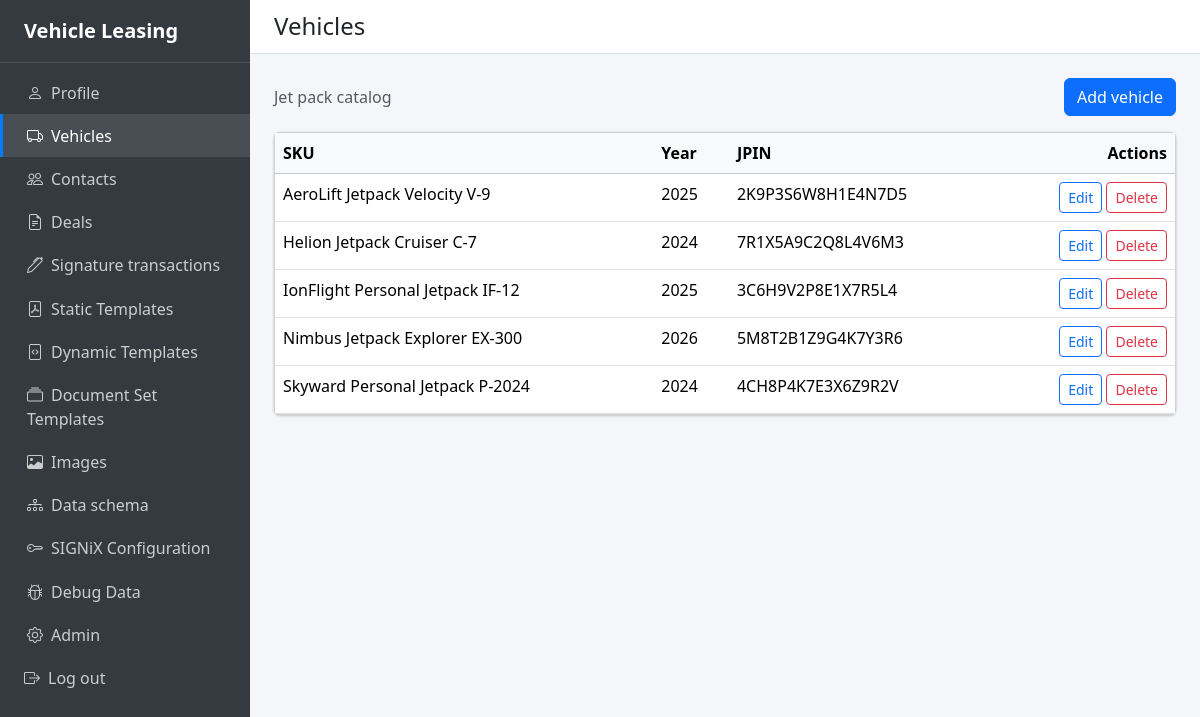
Screenshot of /vehicles/ (signed in) with the database file from the repository.
### apps/vehicles/models.py (models this page shows, shortened)
class Vehicle(models.Model):
    sku = models.CharField(max_length=200)
    year = models.CharField(max_length=10)
    jpin = models.CharField(max_length=50, unique=True)
    class Meta:
        verbose_name = "Vehicle"
        verbose_name_plural = "Vehicles"

### apps/vehicles/views.py (the view)
# urls.py: path("", views.vehicle_list, name="vehicle_list"),
@login_required
def vehicle_list(request):
    vehicles = Vehicle.objects.all().order_by("sku")
    return render(request, "vehicles/vehicle_list.html", {"vehicle_list": vehicles})

### templates/vehicles/vehicle_list.html (shortened to what this page needs)
{% extends "base.html" %}
{% block content_header %}Vehicles{% endblock %}
{% block content %}
<div class="d-flex justify-content-between align-items-center mb-3">
  <span class="text-muted">Jet pack catalog</span>
  <a href="{% url 'vehicles:vehicle_add' %}" class="btn btn-primary">Add vehicle</a>
</div>
<div class="card">
  <div class="card-body p-0">
    <div class="table-responsive">
      <table class="table table-hover mb-0">
        <thead class="table-light">
          <tr>
            <th>SKU</th>
            <th>Year</th>
            <th>JPIN</th>
            <th class="text-end">Actions</th>
          </tr>
        </thead>
        <tbody>
          {% for vehicle in vehicle_list %}
          <tr>
            <td>{{ vehicle.sku }}</td>
            <td>{{ vehicle.year }}</td>
            <td>{{ vehicle.jpin }}</td>
            <td class="text-end">
              <a href="{% url 'vehicles:vehicle_edit' vehicle.pk %}" class="btn btn-sm btn-outline-primary">Edit</a>
              <a href="{% url 'vehicles:vehicle_delete_confirm' vehicle.pk %}" class="btn btn-sm btn-outline-danger">Delete</a>
            </td>
          </tr>
          {% empty %}
          <tr>
            <td colspan="4" class="text-center text-muted py-4">
              No vehicles yet. Add one to get started.
            </td>
          </tr>
          {% endfor %}
        </tbody>
      </table>
    </div>
  </div>
</div>
{% endblock %}

### templates/base.html (shortened to what this page needs)
{% load static %}
<!DOCTYPE html>
<html lang="en">
<head>
  <link href="https://cdn.jsdelivr.net/npm/bootstrap@5.3.2/dist/css/bootstrap.min.css" rel="stylesheet">
  <link rel="stylesheet" href="https://cdn.jsdelivr.net/npm/bootstrap-icons@1.11.3/font/bootstrap-icons.min.css">
</head>
<body>
  <div class="app-wrapper">
    <aside class="app-sidebar">
      <a class="brand-link" href="{% url 'users:profile' %}">Vehicle Leasing</a>
      <ul class="nav-sidebar">
        <li class="nav-item">
          <a class="nav-link {% if request.resolver_match.url_name == 'profile' %}active{% endif %}" href="{% url 'users:profile' %}">
            <i class="bi bi-person"></i>Profile
          </a>
        </li>
        <li class="nav-item">
          <a class="nav-link {% if request.resolver_match.app_name == 'vehicles' %}active{% endif %}" href="{% url 'vehicles:vehicle_list' %}">
            <i class="bi bi-truck"></i>Vehicles
          </a>
        </li>
        <li class="nav-item">
          <a class="nav-link {% if request.resolver_match.app_name == 'contacts' %}active{% endif %}" href="{% url 'contacts:contact_list' %}">
            <i class="bi bi-people"></i>Contacts
          </a>
        </li>
        <li class="nav-item">
          <a class="nav-link " href="{% url 'deals:deal_list' %}">
            <i class="bi bi-file-earmark-text"></i>Deals
          </a>
        </li>
        <li class="nav-item">
          <a class="nav-link {% if request.resolver_match.url_name == 'signature_transaction_list' %}active{% endif %}" href="{% url 'deals:signature_transaction_list' %}">
            <i class="bi bi-pen"></i>Signature transactions
          </a>
        </li>
        <li class="nav-item">
          <a class="nav-link {% if request.resolver_match.url_name|default:''|slice:':7' == 'static_' %}active{% endif %}" href="{% url 'doctemplates:static_doctemplate_list' %}">
            <i class="bi bi-file-pdf"></i>Static Templates
          </a>
        </li>
        <li class="nav-item">
          <a class="nav-link {% if request.resolver_match.url_name|default:''|slice:':8' == 'dynamic_' %}active{% endif %}" href="{% url 'doctemplates:dynamic_doctemplate_list' %}">
            <i class="bi bi-file-code"></i>Dynamic Templates
          </a>
        </li>
        <li class="nav-item">
          <a class="nav-link {% if request.resolver_match.url_name|default:''|slice:':14' == 'docsettemplate_' %}active{% endif %}" href="{% url 'doctemplates:docsettemplate_list' %}">
            <i class="bi bi-collection"></i>Document Set Templates
          </a>
        </li>
        <li class="nav-item">
          <a class="nav-link {% if request.resolver_match.app_name == 'images' %}active{% endif %}" href="{% url 'images:image_list' %}">
            <i class="bi bi-image"></i>Images
          </a>
        </li>
        <li class="nav-item">
          <a class="nav-link {% if request.resolver_match.url_name == 'schema_view' %}active{% endif %}" href="{% url 'schema:schema_view' %}">
            <i class="bi bi-diagram-3"></i>Data schema
          </a>
        </li>
        {% if user.is_staff %}
        <li class="nav-item">
          <a class="nav-link {% if request.resolver_match.url_name == 'signix_config' %}active{% endif %}" href="{% url 'signix_config' %}">
            <i class="bi bi-key"></i>SIGNiX Configuration
          </a>
        </li>
        {% endif %}
        <li class="nav-item">
          <a class="nav-link {% if request.resolver_match.url_name == 'debug_data_list' %}active{% endif %}" href="{% url 'schema:debug_data_list' %}">
            <i class="bi bi-bug"></i>Debug Data
          </a>
        </li>
        <li class="nav-item">
          <a class="nav-link" href="{% url 'admin:index' %}">
            <i class="bi bi-gear"></i>Admin
          </a>
        </li>
        <li class="nav-item">
          <form method="post" action="{% url 'logout' %}" class="nav-link-form">
            <button type="submit" class="nav-link border-0 w-100 text-start bg-transparent">
              <i class="bi bi-box-arrow-right"></i>Log out
            </button>
          </form>
        </li>
      </ul>
    </aside>
    <main class="app-main">
      <div class="app-content-header">
        <h1>{% block content_header %}{% endblock %}</h1>
      </div>
      <div class="app-content-body">
        {% block content %}{% endblock %}
      </div>
    </main>
  </div>
</body>
</html>

### templates/base.html (style rules this page uses)
.app-wrapper { display: flex; min-height: 100vh; }
.app-sidebar { width: 250px; min-width: 250px; background: #343a40; flex-shrink: 0; position: fixed; top: 0; left: 0; bottom: 0; z-index: 1030; overflow-y: auto; }
.app-sidebar .brand-link { display: block; padding: 1rem 1.5rem; font-size: 1.25rem; font-weight: 600; color: rgba(255,255,255,.9) !important; text-decoration: none; border-bottom: 1px solid rgba(255,255,255,.1); }
.app-sidebar .nav-sidebar { padding: 0.5rem 0; list-style: none; margin: 0; }
.app-sidebar .nav-sidebar .nav-item { margin: 0; }
.app-sidebar .nav-sidebar .nav-link { display: block; padding: 0.6rem 1.5rem; color: rgba(255,255,255,.75); text-decoration: none; border-left: 3px solid transparent; }
.app-sidebar .nav-sidebar .nav-link.active { color: #fff; background: rgba(255,255,255,.1); border-left-color: #007bff; }
.app-sidebar .nav-sidebar .nav-link i { margin-right: 0.5rem; width: 1.25rem; text-align: center; }
.app-sidebar .nav-sidebar .nav-link-form { padding: 0; margin: 0; }
.app-sidebar .nav-sidebar .nav-link-form button.nav-link { color: rgba(255,255,255,.75); padding: 0.6rem 1.5rem; cursor: pointer; }
.app-main { flex: 1; margin-left: 250px; display: flex; flex-direction: column; min-height: 100vh; background: #f4f6f9; }
.app-content-header { padding: 0.75rem 1.5rem; background: #fff; border-bottom: 1px solid #dee2e6; }
.app-content-header h1 { margin: 0; font-size: 1.5rem; font-weight: 500; }
.app-content-body { padding: 1.5rem; flex: 1; }
.app-content-body .card { box-shadow: 0 0 1px rgba(0,0,0,.125), 0 1px 3px rgba(0,0,0,.2); }

### rows the page displays
Vehicle: sku "AeroLift Jetpack Velocity V-9", year "2025", jpin "2K9P3S6W8H1E4N7D5"
Vehicle: sku "Helion Jetpack Cruiser C-7", year "2024", jpin "7R1X5A9C2Q8L4V6M3"
Vehicle: sku "IonFlight Personal Jetpack IF-12", year "2025", jpin "3C6H9V2P8E1X7R5L4"
Vehicle: sku "Nimbus Jetpack Explorer EX-300", year "2026", jpin "5M8T2B1Z9G4K7Y3R6"
Vehicle: sku "Skyward Personal Jetpack P-2024", year "2024", jpin "4CH8P4K7E3X6Z9R2V"
